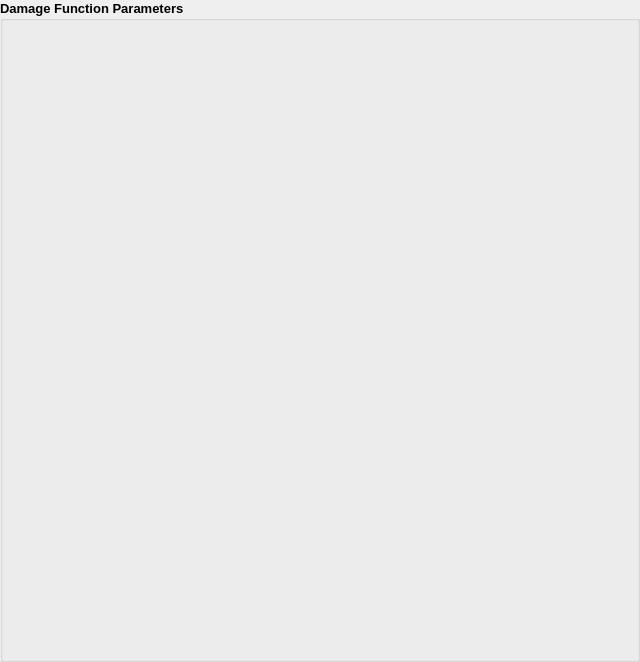
<?xml version="1.0" encoding="UTF-8"?>
<ui version="4.0">
 <class>DamGui_Eco_Btype_Func</class>
 <widget class="QWidget" name="DamGui_Eco_Btype_Func">
  <property name="geometry">
   <rect>
    <x>0</x>
    <y>0</y>
    <width>640</width>
    <height>662</height>
   </rect>
  </property>
  <property name="windowTitle">
   <string>Form</string>
  </property>
  <layout class="QVBoxLayout" name="verticalLayout">
   <property name="spacing">
    <number>2</number>
   </property>
   <property name="margin">
    <number>0</number>
   </property>
   <item>
    <widget class="QGroupBox" name="groupBox">
     <property name="sizePolicy">
      <sizepolicy hsizetype="Minimum" vsizetype="Minimum">
       <horstretch>0</horstretch>
       <verstretch>0</verstretch>
      </sizepolicy>
     </property>
     <property name="minimumSize">
      <size>
       <width>525</width>
       <height>415</height>
      </size>
     </property>
     <property name="maximumSize">
      <size>
       <width>16777215</width>
       <height>16777215</height>
      </size>
     </property>
     <property name="font">
      <font>
       <family>Arial</family>
       <pointsize>10</pointsize>
       <weight>75</weight>
       <bold>true</bold>
      </font>
     </property>
     <property name="title">
      <string>Damage Function Parameters</string>
     </property>
     <property name="flat">
      <bool>false</bool>
     </property>
     <layout class="QVBoxLayout" name="verticalLayout_4">
      <property name="spacing">
       <number>2</number>
      </property>
      <property name="leftMargin">
       <number>10</number>
      </property>
      <property name="topMargin">
       <number>0</number>
      </property>
      <property name="rightMargin">
       <number>10</number>
      </property>
      <property name="bottomMargin">
       <number>9</number>
      </property>
      <item>
       <widget class="Sys_Member_Enum_BaseWid" name="impact_type" native="true">
        <property name="sizePolicy">
         <sizepolicy hsizetype="Preferred" vsizetype="Preferred">
          <horstretch>0</horstretch>
          <verstretch>0</verstretch>
         </sizepolicy>
        </property>
        <property name="minimumSize">
         <size>
          <width>200</width>
          <height>30</height>
         </size>
        </property>
        <property name="maximumSize">
         <size>
          <width>16777215</width>
          <height>30</height>
         </size>
        </property>
        <property name="font">
         <font>
          <pointsize>8</pointsize>
          <weight>50</weight>
          <bold>false</bold>
         </font>
        </property>
       </widget>
      </item>
      <item>
       <widget class="Sys_Member_Dbl_BaseWid" name="weight" native="true">
        <property name="sizePolicy">
         <sizepolicy hsizetype="Preferred" vsizetype="Preferred">
          <horstretch>0</horstretch>
          <verstretch>0</verstretch>
         </sizepolicy>
        </property>
        <property name="minimumSize">
         <size>
          <width>200</width>
          <height>30</height>
         </size>
        </property>
        <property name="maximumSize">
         <size>
          <width>16777215</width>
          <height>30</height>
         </size>
        </property>
        <property name="font">
         <font>
          <pointsize>8</pointsize>
          <weight>50</weight>
          <bold>false</bold>
         </font>
        </property>
       </widget>
      </item>
      <item>
       <widget class="Sys_Member_Bool_BaseWid" name="stepwise_flag" native="true">
        <property name="sizePolicy">
         <sizepolicy hsizetype="Preferred" vsizetype="Preferred">
          <horstretch>0</horstretch>
          <verstretch>0</verstretch>
         </sizepolicy>
        </property>
        <property name="minimumSize">
         <size>
          <width>200</width>
          <height>30</height>
         </size>
        </property>
        <property name="maximumSize">
         <size>
          <width>16777215</width>
          <height>30</height>
         </size>
        </property>
        <property name="font">
         <font>
          <pointsize>8</pointsize>
          <weight>50</weight>
          <bold>false</bold>
         </font>
        </property>
       </widget>
      </item>
      <item>
       <widget class="QFrame" name="frame">
        <property name="sizePolicy">
         <sizepolicy hsizetype="Preferred" vsizetype="Expanding">
          <horstretch>0</horstretch>
          <verstretch>0</verstretch>
         </sizepolicy>
        </property>
        <property name="minimumSize">
         <size>
          <width>200</width>
          <height>290</height>
         </size>
        </property>
        <property name="frameShape">
         <enum>QFrame::NoFrame</enum>
        </property>
        <property name="frameShadow">
         <enum>QFrame::Plain</enum>
        </property>
        <property name="lineWidth">
         <number>1</number>
        </property>
        <layout class="QHBoxLayout" name="horizontalLayout">
         <item>
          <widget class="Sys_Plot_Frame" name="widget" native="true">
           <property name="minimumSize">
            <size>
             <width>0</width>
             <height>350</height>
            </size>
           </property>
          </widget>
         </item>
        </layout>
       </widget>
      </item>
     </layout>
    </widget>
   </item>
  </layout>
 </widget>
 <customwidgets>
  <customwidget>
   <class>Sys_Member_Enum_BaseWid</class>
   <extends>QWidget</extends>
   <header>Sys_Member_Enum_BaseWid.h</header>
   <container>1</container>
  </customwidget>
  <customwidget>
   <class>Sys_Member_Dbl_BaseWid</class>
   <extends>QWidget</extends>
   <header>Sys_Member_Dbl_BaseWid.h</header>
   <container>1</container>
  </customwidget>
  <customwidget>
   <class>Sys_Plot_Frame</class>
   <extends>QWidget</extends>
   <header location="global">Sys_Plot_Frame.h</header>
   <container>1</container>
  </customwidget>
  <customwidget>
   <class>Sys_Member_Bool_BaseWid</class>
   <extends>QWidget</extends>
   <header>Sys_Member_Bool_BaseWid.h</header>
   <container>1</container>
  </customwidget>
 </customwidgets>
 <resources/>
 <connections/>
</ui>
